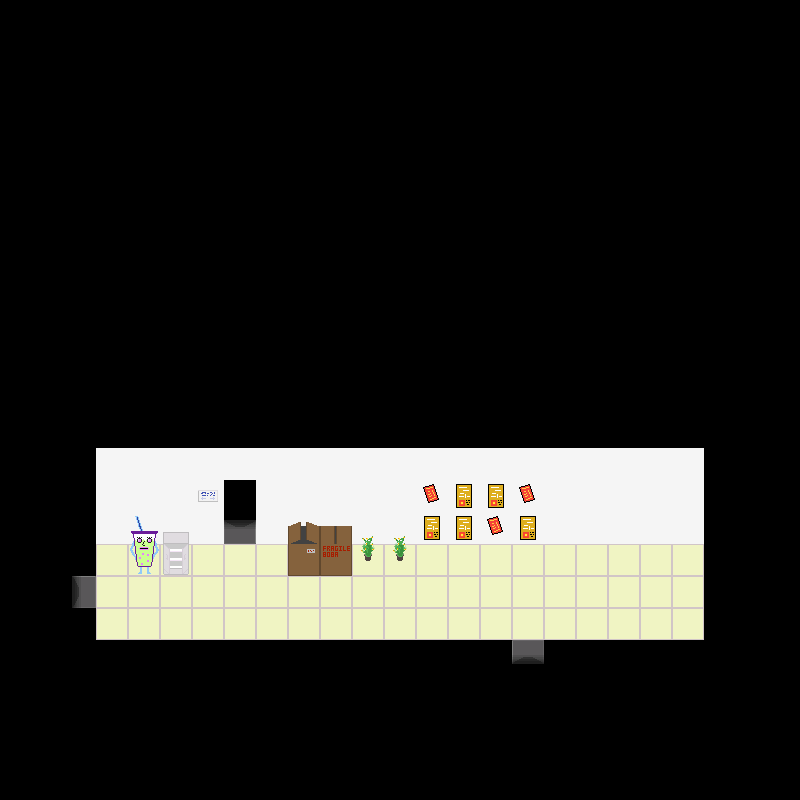

Rendered tile map (Tiled .tmx) drawn with the repository's tilesets; below, a short description and the map source with its tile grids summarised:
An orthogonal 25x25 tile map with 32x32 px tiles, 5 tile layers (backgroundLayer, wallLayer, objectLayer, objectAboveLayer, ...), 6 tilesets and 5 objects.

<map version="1.2" tiledversion="1.2.3" orientation="orthogonal" renderorder="right-down" width="25" height="25" tilewidth="32" tileheight="32" infinite="0" nextlayerid="8" nextobjectid="11">
 <tileset firstgid="1" name="overworldTiles" tilewidth="32" tileheight="32" tilecount="20" columns="5">
  <image source="../../assets/Overworld/overworldSpriteSheet.png" width="160" height="128" />
 </tileset>
 <tileset firstgid="21" name="floor1tiles" tilewidth="32" tileheight="32" tilecount="81" columns="9">
  <image source="../../assets/Floor 1/Floors/f1spritesheet.png" width="288" height="288" />
  <tile id="21">
   <properties>
    <property name="door" value="down" />
   </properties>
  </tile>
  <tile id="22">
   <properties>
    <property name="door" value="left" />
   </properties>
  </tile>
  <tile id="23">
   <properties>
    <property name="door" value="right" />
   </properties>
  </tile>
  <tile id="24">
   <properties>
    <property name="door" value="up" />
   </properties>
  </tile>
 </tileset>
 <tileset firstgid="102" name="objects" tilewidth="32" tileheight="32" tilecount="20" columns="4">
  <image source="../../assets/Floor 1/Floors/objspritesheet.png" width="128" height="160" />
 </tileset>
 <tileset firstgid="122" name="backSpriteSheet" tilewidth="32" tileheight="32" tilecount="36" columns="6">
  <image source="../../assets/Overworld/backSpriteSheet.png" width="192" height="192" />
 </tileset>
 <tileset firstgid="158" name="f2objs" tilewidth="32" tileheight="32" tilecount="16" columns="4">
  <image source="../../assets/Floor 2/objspritesheet.png" width="128" height="128" />
 </tileset>
 <tileset firstgid="174" name="f2tiles" tilewidth="32" tileheight="32" tilecount="56" columns="8">
  <image source="../../assets/Floor 2/f2spritesheet.png" width="256" height="224" />
 </tileset>
 <layer id="1" name="backgroundLayer" width="25" height="25">
  <data>[625 cells, 622 non-empty, 5 distinct tile ids]</data>
 </layer>
 <layer id="2" name="wallLayer" width="25" height="25">
  <data>[625 cells, 95 non-empty, 3 distinct tile ids]</data>
 </layer>
 <layer id="4" name="objectLayer" width="25" height="25">
  <data>[625 cells, 21 non-empty, 13 distinct tile ids]</data>
 </layer>
 <layer id="6" name="objectAboveLayer" width="25" height="25">
  <data>[625 cells, 0 non-empty, 0 distinct tile ids]</data>
 </layer>
 <objectgroup id="5" name="doorLayer">
  <object id="2" gid="20" x="224" y="544" width="32" height="32">
   <properties>
    <property name="door" value="up" />
   </properties>
  </object>
  <object id="3" gid="20" x="64" y="608" width="32" height="32">
   <properties>
    <property name="door" value="left" />
   </properties>
  </object>
  <object id="8" gid="154" x="64" y="608" width="32" height="32">
   <properties>
    <property name="door" value="left" />
   </properties>
  </object>
  <object id="9" gid="154" x="224" y="544" width="32" height="32">
   <properties>
    <property name="door" value="up" />
   </properties>
  </object>
  <object id="10" gid="154" x="512" y="672" width="32" height="32">
   <properties>
    <property name="door" value="down" />
   </properties>
  </object>
 </objectgroup>
 <layer id="7" name="aboveLayer" width="25" height="25">
  <data>[625 cells, 0 non-empty, 0 distinct tile ids]</data>
 </layer>
</map>
